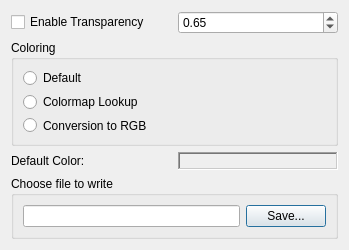
<?xml version="1.0" encoding="UTF-8"?>
<ui version="4.0">
 <class>WriteG3DDialog</class>
 <widget class="QDialog" name="WriteG3DDialog">
  <property name="geometry">
   <rect>
    <x>0</x>
    <y>0</y>
    <width>349</width>
    <height>250</height>
   </rect>
  </property>
  <property name="sizePolicy">
   <sizepolicy hsizetype="Fixed" vsizetype="Fixed">
    <horstretch>0</horstretch>
    <verstretch>0</verstretch>
   </sizepolicy>
  </property>
  <property name="minimumSize">
   <size>
    <width>349</width>
    <height>250</height>
   </size>
  </property>
  <property name="windowTitle">
   <string>Dialog</string>
  </property>
  <layout class="QVBoxLayout" name="verticalLayout_2">
   <item>
    <layout class="QHBoxLayout" name="horizontalLayout_2">
     <item>
      <widget class="QCheckBox" name="transparentCheckBox_">
       <property name="text">
        <string>Enable Transparency</string>
       </property>
      </widget>
     </item>
     <item>
      <widget class="QDoubleSpinBox" name="transparencyDoubleSpinBox_">
       <property name="minimum">
        <double>0.010000000000000</double>
       </property>
       <property name="value">
        <double>0.650000000000000</double>
       </property>
      </widget>
     </item>
    </layout>
   </item>
   <item>
    <widget class="QGroupBox" name="coloringGroupBox_">
     <property name="title">
      <string>Coloring</string>
     </property>
     <layout class="QVBoxLayout" name="verticalLayout">
      <item>
       <widget class="QRadioButton" name="defaultColorRadioButton_">
        <property name="text">
         <string>Default</string>
        </property>
       </widget>
      </item>
      <item>
       <widget class="QRadioButton" name="colorMapRadioButton_">
        <property name="text">
         <string>Colormap Lookup</string>
        </property>
       </widget>
      </item>
      <item>
       <widget class="QRadioButton" name="rgbConversionRadioButton_">
        <property name="text">
         <string>Conversion to RGB</string>
        </property>
       </widget>
      </item>
     </layout>
    </widget>
   </item>
   <item>
    <layout class="QHBoxLayout" name="horizontalLayout_3">
     <item>
      <widget class="QLabel" name="label">
       <property name="text">
        <string>Default Color:</string>
       </property>
      </widget>
     </item>
     <item>
      <widget class="QLabel" name="defaultColorDisplayLabel_">
       <property name="frameShape">
        <enum>QFrame::WinPanel</enum>
       </property>
       <property name="frameShadow">
        <enum>QFrame::Sunken</enum>
       </property>
       <property name="text">
        <string/>
       </property>
      </widget>
     </item>
    </layout>
   </item>
   <item>
    <spacer name="verticalSpacer">
     <property name="orientation">
      <enum>Qt::Vertical</enum>
     </property>
     <property name="sizeHint" stdset="0">
      <size>
       <width>20</width>
       <height>12</height>
      </size>
     </property>
    </spacer>
   </item>
   <item>
    <widget class="QGroupBox" name="saveGroupBox_">
     <property name="title">
      <string>Choose file to write</string>
     </property>
     <layout class="QHBoxLayout" name="horizontalLayout">
      <item>
       <widget class="QLineEdit" name="fileNameLineEdit_">
        <property name="minimumSize">
         <size>
          <width>0</width>
          <height>22</height>
         </size>
        </property>
        <property name="dragEnabled">
         <bool>false</bool>
        </property>
        <property name="readOnly">
         <bool>false</bool>
        </property>
       </widget>
      </item>
      <item>
       <widget class="QPushButton" name="saveFileButton_">
        <property name="text">
         <string>Save...</string>
        </property>
        <property name="checkable">
         <bool>false</bool>
        </property>
       </widget>
      </item>
     </layout>
    </widget>
   </item>
  </layout>
  <zorder>saveGroupBox_</zorder>
  <zorder>horizontalLayoutWidget</zorder>
  <zorder>coloringGroupBox_</zorder>
  <zorder>horizontalLayoutWidget_2</zorder>
  <zorder>label</zorder>
  <zorder>verticalSpacer</zorder>
 </widget>
 <resources/>
 <connections/>
</ui>
